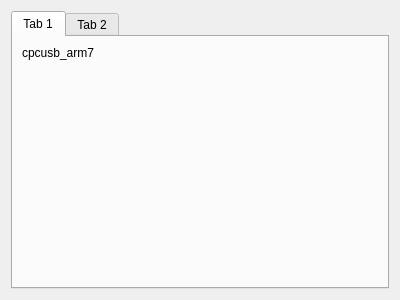
<?xml version="1.0" encoding="UTF-8"?>
<ui version="4.0">
 <class>SettingsCpcUsbArm7</class>
 <widget class="QWidget" name="SettingsCpcUsbArm7">
  <property name="geometry">
   <rect>
    <x>0</x>
    <y>0</y>
    <width>400</width>
    <height>300</height>
   </rect>
  </property>
  <property name="windowTitle">
   <string>Form</string>
  </property>
  <layout class="QGridLayout" name="gridLayout">
   <item row="0" column="0">
    <widget class="QTabWidget" name="tabWidget">
     <property name="currentIndex">
      <number>0</number>
     </property>
     <widget class="QWidget" name="tab">
      <attribute name="title">
       <string>Tab 1</string>
      </attribute>
      <layout class="QGridLayout" name="gridLayout_2">
       <item row="0" column="0">
        <widget class="QLabel" name="label">
         <property name="text">
          <string>cpcusb_arm7</string>
         </property>
        </widget>
       </item>
       <item row="1" column="0">
        <spacer name="verticalSpacer">
         <property name="orientation">
          <enum>Qt::Vertical</enum>
         </property>
         <property name="sizeHint" stdset="0">
          <size>
           <width>20</width>
           <height>217</height>
          </size>
         </property>
        </spacer>
       </item>
      </layout>
     </widget>
     <widget class="QWidget" name="tab_2">
      <attribute name="title">
       <string>Tab 2</string>
      </attribute>
     </widget>
    </widget>
   </item>
  </layout>
 </widget>
 <resources/>
 <connections/>
</ui>
